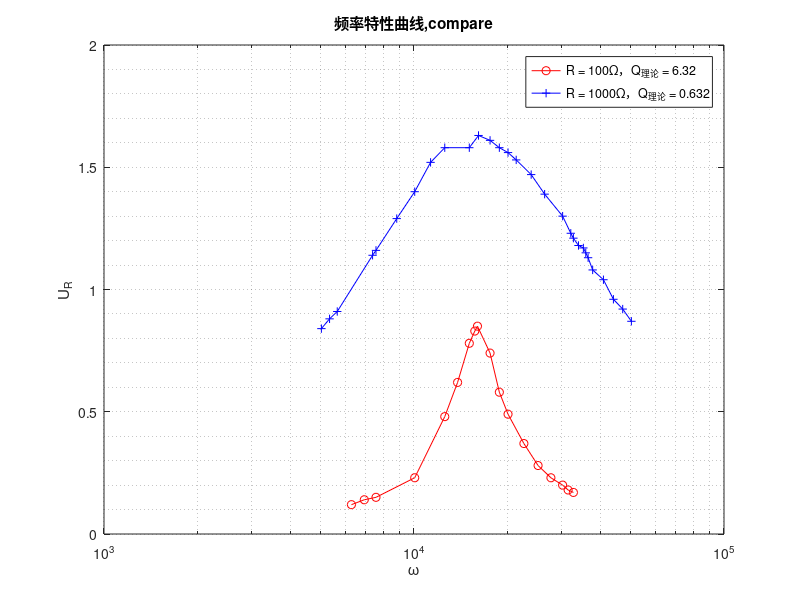
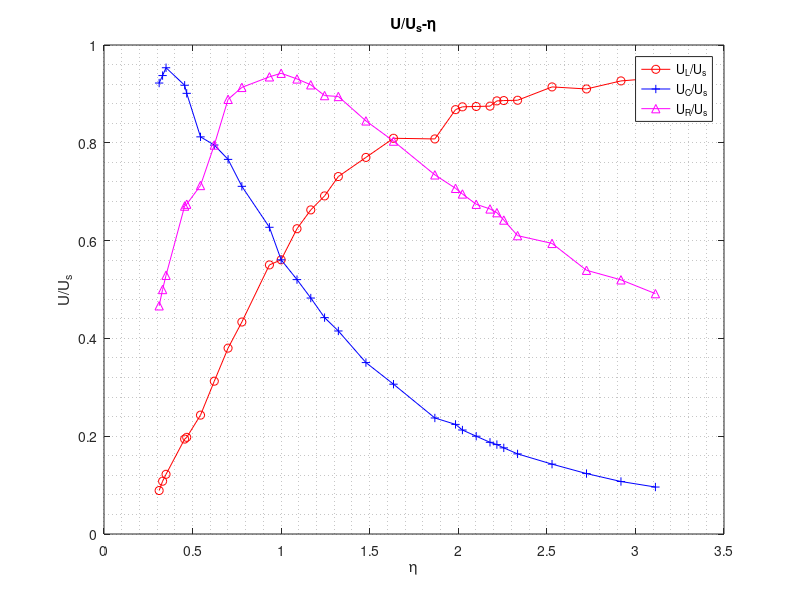

Reproduce these figures in MATLAB, in order. (Note: a time limit stopped this script after it produced the figures.)
clc;
clear;
close all;

data1k = csvread('curcuit_lab6.csv');
omega = 2*pi*data1k(:,1);

% p0 = figure;
% semilogx(omega,data1k(:,5)./data1k(:,2),'-ro');
% ylabel('$\frac{U_R}{U_S}$','interpreter','latex');
% xlabel('\omega');
% grid minor
% title('$\left|\frac{U_R}{U_S}\right|-\omega$','interpreter','latex');


% p1 = figure;
% %%%%%%%%%    UL  UC  UR
% plot(omega,data1k(:,3),'-ro',omega,data1k(:,4),'-b+',omega,data1k(:,5),'-m^');
% grid minor;
% ylabel('U');
% xlabel('\omega');
% legend('U_L','U_C','U_R');
% title('频率特性曲线');

data1 = csvread('curcuit_lab6_100.csv');
omega2 = 2*pi*data1(:,1);

p2 = figure;

semilogx(omega2,data1(:,3),'-ro',omega,data1k(:,5),'-b+');
hold on
grid minor;
ylabel('U_R');
xlabel('\omega');
legend('R = 100Ω，Q_{理论} = 6.32','R = 1000Ω，Q_{理论} = 0.632');
title('频率特性曲线,compare');

% p = figure;
% plot(omega2,data1(:,3),'-ro');
% ylabel('U_R');
% xlabel('\omega');
% grid minor;
% legend('R = 100Ω');
% title('R = 100Ω时的频率特性');

% p6 = figure;
% plot(omega2,data1(:,3),'-ro',omega2,data1(:,4),'-b^');
% ylabel('U');
% xlabel('\omega');
% grid minor;
% legend('U_R','U_C');
% title('R = 100Ω时的U_R和U_C');


% saveas(p1,'频率特性曲线.png');
saveas(p2,'频率特性曲线比较.png');
% saveas(p,'频率特性曲线，r=100.png');
%saveas(p6,'R = 100Ω时的U_R和U_C.png');


%%%%%%%%%%%%%%%%%%%%%%%%%%%%%%%%%%%%%%%%%%%%%%%%%%%%%%%%%%%%%%%%%%%%%
p3 = figure;
f0 = 2570;
f20 = 2550;
U_divUs = [data1k(:,3)./data1k(:,2),data1k(:,4)./data1k(:,2),data1k(:,5)./data1k(:,2)];
eta = data1k(:,1)./f0;
eta2 = data1(:,1)./f20;

plot(eta,U_divUs(:,1),'-ro',eta,U_divUs(:,2),'-b+',eta,U_divUs(:,3),'-m^');
grid minor;
ylabel('U/U_s');
xlabel('\eta');
legend('U_L/U_s','U_C/U_s','U_R/U_s');
title('U/U_s-\eta');
saveas(p3,'U_Us.png');

I1 = data1k(:,5)./1000;
I2 = data1(:,3)./100;
i10 = 1.63/1000;
i20 = 0.85/100;
p4 = figure;
plot(eta,I1./i10,'-r');
hold on;
plot(eta2,I2./i20,'-b');
ylabel('$\frac{I(\omega)}{I_0}$','Interpreter','latex');
xlabel('\eta');
title('通用谐振曲线1,\eta为x');
grid minor;
legend('Q_1,R = 1000\Omega','Q_2,R = 100\Omega');

p5 = figure;
semilogx(data1k(:,1),I1./i10,'-r');
hold on;
semilogx(data1(:,1),I2./i20,'-b');
ylabel('$\frac{I(\omega)}{I_0}$','Interpreter','latex');
xlabel('\omega');
title('通用谐振曲线2,log\omega');
grid minor;
legend('Q_1,R = 1000\Omega','Q_2,R = 100\Omega');
saveas(p5,'Q_influence.png');
